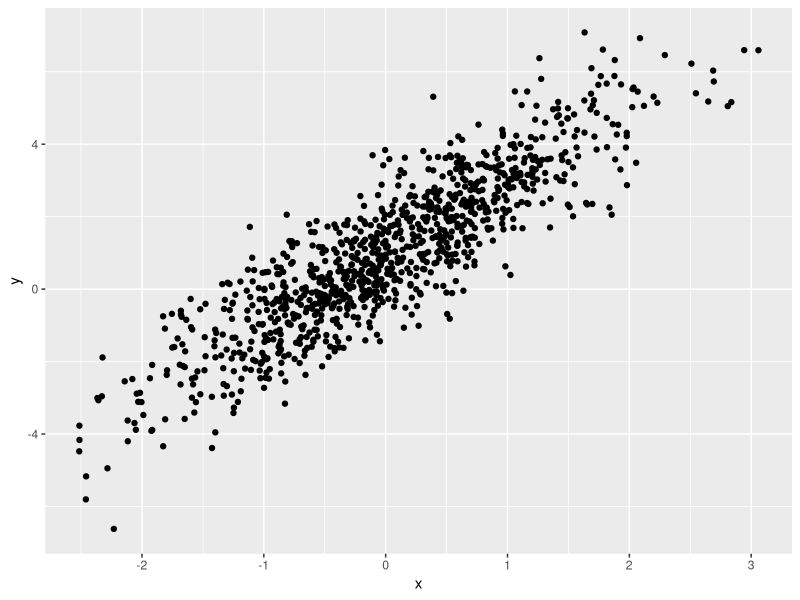
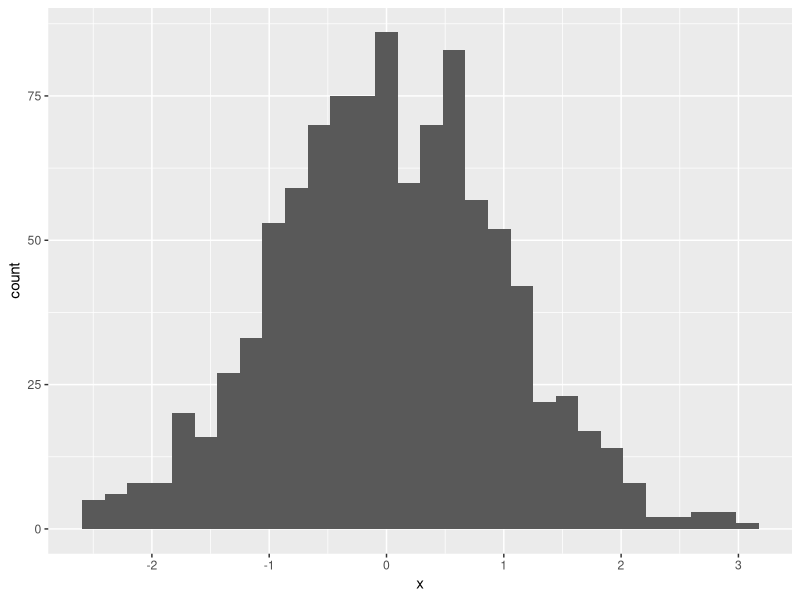
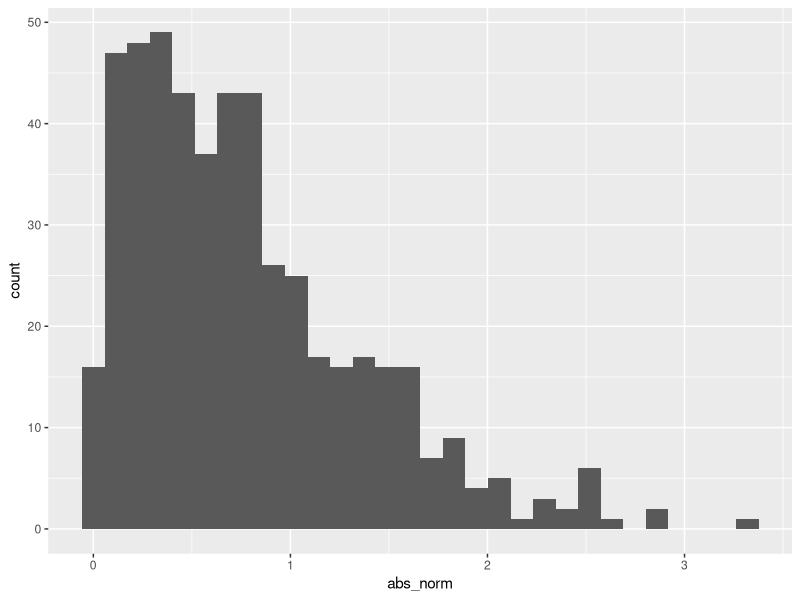

The R script that drew these images, in order:
## ---- chunk 1
library(tidyverse)
## ---- chunk 2
samp = rnorm(100)
length(samp)
## ---- chunk 3
plot_df = 
  tibble(
    x = rnorm(n = 1000),
    y = 1 + 2 * x + rnorm(n = 1000)
  )

ggplot(plot_df, aes(x = x, y = y)) + geom_point()
## ---- chunk 4
ggplot(plot_df, aes(x = x)) + geom_histogram()
## ---- chunk 5
la_df = 
  tibble(
    norm = rnorm(n = 500), mean = 1,
    logical = norm > 0,
    abs_norm = abs(norm)
  )

ggplot(la_df, aes(abs_norm)) + geom_histogram()

